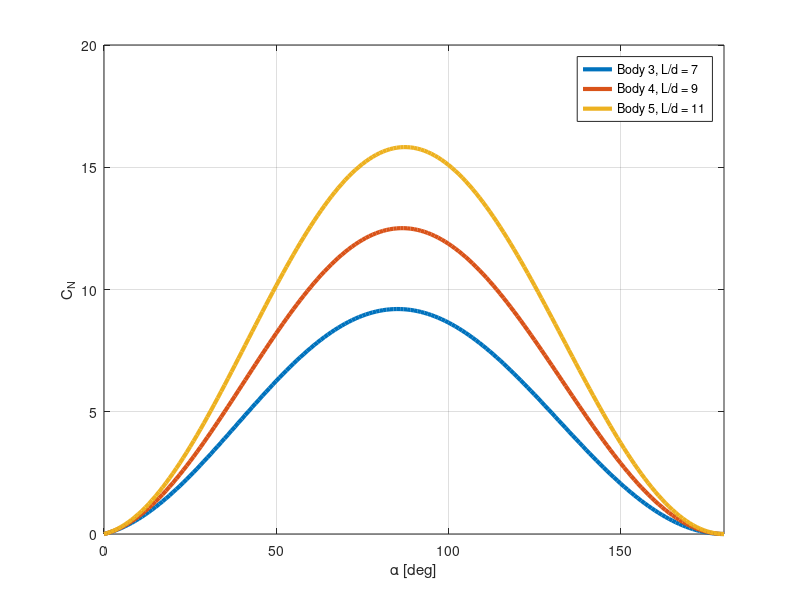

The MATLAB source for this figure: (Note: this script raises an error after producing the figure.)
function [CN_ref_cone_Fleeman] = validate_JorgensenAllen
%
% VALIDATE_JORGENSENALLEN
% Validazione del modello Jørgensen–Allen per C_N usando i dati
% di Jorgensen, NASA TN D-6996 (1973):
%    - bodies 3–5 (cone–cylinder)
%    - body 9 (ogive-cylinder)
%
% Riferimento:
% L. H. Jorgensen, "Prediction of Static Aerodynamic Characteristics
% for Space-Shuttle-Like and Other Bodies at Angles of Attack from
% 0 to 180 deg", NASA TN D-6996, 1973.
%
% Questo script:
%  - calcola C_N(alpha) per i cone–cylinder bodies 3–5 a M=2.86, Re_d=1.25e6
%  - studia l'effetto di M per il body 9 (L/d=11)

clc;

%% Parametri di riferimento (da TN D-6996)
M_ref = 2.86;        % Mach di prova per i 9 corpi (Moo = 2.86)
Re_d  = 1.25e6;      % Reynolds basato sul diametro (Re = 1.25e6)
alpha_deg = linspace(0,180,181);  % range di attacco [deg] per la validazione

% Area di riferimento A = A_cyl = pi d^2 / 4, quindi A/d^2:
A_over_d2 = pi/4;

%% Geometria dei cone–cylinder bodies (fig. 9, riga "Cone")
% Tabella di fig. 9 (estratto per bodies 3–5):
% Body  L/d   ...   Ap/d^2   V/d^3    Xc/d    As/d^2   Nose
%   3     7   ...   5.500    3.925    4.183   17.34    Cone
%   4     9   ...   7.500    5.495    5.200   23.62    Cone
%   5    11   ...   9.500    7.065    6.211   29.91    Cone
%   9    11   ...   9.340    6.811    6.255   29.38    Ogive

bodies = struct([]);

% Body 3
bodies(1).id         = 3;
bodies(1).L_over_d   = 7.0;
bodies(1).Ap_over_d2 = 5.500;   % Ap/d^2
bodies(1).nose       = 'cone';

% Body 4
bodies(2).id         = 4;
bodies(2).L_over_d   = 9.0;
bodies(2).Ap_over_d2 = 7.500;   % Ap/d^2
bodies(2).nose       = 'cone';

% Body 5
bodies(3).id         = 5;
bodies(3).L_over_d   = 11.0;
bodies(3).Ap_over_d2 = 9.500;   % Ap/d^2
bodies(3).nose       = 'cone';

% Body 9
bodies(4).id         = 9;
bodies(4).L_over_d   = 11.0;
bodies(4).Ap_over_d2 = 9.340;   % Ap/d^2
bodies(4).nose       = 'ogive';

% Completa i coefficienti di area normalizzati con A = pi d^2/4
for k = 1:numel(bodies)
    bodies(k).Ab_over_A = 1.0;  % cilindro: area di base = area di riferimento
    bodies(k).Ap_over_A = bodies(k).Ap_over_d2 / A_over_d2; % (Ap/d^2)/(A/d^2)
end

%% VALIDAZIONE 1: M = 2.86, variazione fineness ratio (L/d = 7, 9, 11)

figure; hold on; grid on; box on;
colors = lines(numel(bodies));

for k = 1:(numel(bodies)-1)
    CN = CN_JA(alpha_deg, M_ref, Re_d, bodies(k));
    plot(alpha_deg, CN, 'LineWidth', 3, ...
         'Color', colors(k,:), ...
         'DisplayName', sprintf('Body %d, L/d = %.0f', ...
                      bodies(k).id, bodies(k).L_over_d));

    if k == 1
        CN_ref_cone_Fleeman.b7 = CN;
    elseif k == 2
        CN_ref_cone_Fleeman.b9 = CN;
    else
        CN_ref_cone_Fleeman.b11 = CN;
    end

end

xlabel('\alpha [deg]');
ylabel('C_N');
ylim([0 20]);          % Limiti dell’asse y
yticks(0:5:20);        % Tick ogni 5
xlim([0 180])
%title('Jorgensen-Allen: fineness ratio effect (cone-cylinder, M_\infty = 2.86)');
lgd = legend('Location','best');  
lgd.FontSize = 15;               




%% VALIDAZIONE 2: L/d = 11 (Body 9), effetto del Mach

bodyLd11 = bodies(4);   % Body 9, L/d = 11, ogive–cylinder

% Valori di Mach per lo sweep (puoi modificarli a piacere)
Mach_list = [0.3 1.5 2.9 7.0];

figure; hold on; grid on; box on;
colors = lines(numel(Mach_list));

for i = 1:numel(Mach_list)
    M = Mach_list(i);
    CN_M = CN_JA(alpha_deg, M, Re_d, bodyLd11);
    plot(alpha_deg, CN_M, 'LineWidth', 3, ...
         'Color', colors(i,:), ...
         'DisplayName', sprintf('M_\\infty = %.2g', M));
end

xlabel('\alpha [deg]');
ylabel('C_N');
ylim([0 20]);          % Limiti dell’asse y  
yticks(0:4:20);        % Tick ogni 4
xlim([0 180])
%title(sprintf('Jorgensen-Allen: M_\\infty effect (Body %d, ogive-cylinder, L/d = %.0f)', ...
%      bodyLd11.id, bodyLd11.L_over_d));
lgd = legend('Location','best');  
lgd.FontSize = 15;   



end 





% =====================================================================
%                 SOTTOFUNZIONI
% =====================================================================

function CN = CN_JA(alpha_deg, M_inf, Re_d, body)
% CN_JA  Calcola C_N(alpha) con il modello Jørgensen–Allen
%
%  CN(alpha) = (Ab/A) sin(2a) cos(a/2) + eta_eff * Cdn * (Ap/A) sin^2(a')
%  con a' = a   per 0 <= a <= 90 deg
%      a' = 180-a per 90 < a <= 180 deg
%
% alpha_deg : vettore di angoli d'attacco [deg], tipicamente 0–180
% M_inf     : Mach di freestream
% Re_d      : Reynolds basato sul diametro
% body      : struct con campi:
%             L_over_d, Ab_over_A, Ap_over_A

alpha_deg = alpha_deg(:).';      % riga
a_rad     = deg2rad(alpha_deg);  % [rad]

% Angolo ridotto a' in [0, 90] gradi per il termine di crossflow
alpha_prime_deg = alpha_deg;
mask = alpha_prime_deg > 90;
alpha_prime_deg(mask) = 180 - alpha_prime_deg(mask);
a_p_rad = deg2rad(alpha_prime_deg);

% Componenti di Mach e Reynolds in crossflow
M_n  = M_inf .* sin(a_p_rad);
Re_n = Re_d  .* sin(a_p_rad);

% Crossflow drag coefficient Cdn(Mn, Ren)
Cdn = Cdn_circ_cyl(M_n, Re_n);

% Fattore di proporzionalità base eta(L/d, M_inf) (come prima)
eta0 = eta_crossflow(body.L_over_d, M_inf);

% NUOVO: fattore di scala in funzione del Mach
gM   = Mach_factor(M_inf);

% Fattore efficace per il termine di crossflow
eta_eff = eta0 * gM;

% Termine slender-body (potenziale)
slender = body.Ab_over_A .* sin(2*a_rad) .* cos(a_rad/2);

% Termine crossflow (viscoso) scalato con il Mach
cross = eta_eff .* Cdn .* body.Ap_over_A .* (sin(a_p_rad)).^2;

% Somma: modello Jørgensen–Allen
CN = slender + cross;

end





function Cdn = Cdn_circ_cyl(Mn, ~)
Cdn_high = 1.3;
Mn = abs(Mn);

Mc = 0.05;  % scala "piccola" di Mach normale

% Cdn sale come ~ (Mn/Mc)^2 per Mn << Mc, e tende a Cdn_high per Mn >> Mc
Cdn = Cdn_high * (1 - exp(-(Mn./Mc).^2));
end




function eta = eta_crossflow(L_over_d, M_inf)
% ETA_CROSSFLOW  Fattore di proporzionalità eta per il termine di crossflow.
%
% Da Jorgensen (fig. 4) e letteratura associata:
%  - a Mach supersonici/ipersonici si può assumere eta ~ 1
%  - a Mach subsonici, eta cresce con L/d (drag di cilindro finito vs infinito)
%
% Qui uso una forma semplice:
%  eta = min( 0.05 (L/d) + 0.52 , 1.0 ) per M_inf < 1.2
%  eta = 1.0 per M_inf >= 1.2
%
% Se vuoi ancora più regolarità rispetto a M, puoi rendere anche questa
% transizione liscia (es. con una sigmoide in funzione di M_inf).

if M_inf >= 1.2
    eta = 1.0;
else
    eta = 0.05 * L_over_d + 0.52;
    eta = min(eta, 1.0);
end

end




function gM = Mach_factor(M_inf)
% MACH_FACTOR  Fattore di scala in funzione del Mach per il termine di crossflow.

if M_inf <= 0.3
    % per M <= 0.3 fisso il valore desiderato
    gM = 0.64;
elseif M_inf <= 1.5
    % interpolo linearmente da 0.64 (M=0.3) a 1.15 (M=1.5)
    M1 = 0.3;  g1 = 0.64;
    M2 = 1.5;  g2 = 1.15;
    t  = (M_inf - M1)/(M2 - M1);
    gM = g1 + (g2 - g1)*t;
elseif M_inf <= 2.86
    % interpolo da 1.15 (M=1.5) a 1.00 (M=2.86)
    M1 = 1.5;   g1 = 1.15;
    M2 = 2.9;   g2 = 1.00;
    t  = (M_inf - M1)/(M2 - M1);
    gM = g1 + (g2 - g1)*t;
else
    % per M >= 2.86 scendo da 1.00 (M=2.86) a 0.96 (M=7.0)
    M1 = 2.9;   g1 = 1.00;
    M2 = 7.0;   g2 = 0.96;
    t  = (M_inf - M1)/(M2 - M1);
    t  = max(min(t,1.0),0.0);
    gM = g1 + (g2 - g1)*t;
end

end
